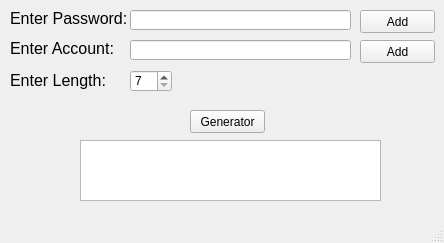
<?xml version="1.0" encoding="UTF-8"?>
<ui version="4.0">
 <class>PasswordGenerator</class>
 <widget class="QMainWindow" name="PasswordGenerator">
  <property name="geometry">
   <rect>
    <x>0</x>
    <y>0</y>
    <width>444</width>
    <height>243</height>
   </rect>
  </property>
  <property name="windowTitle">
   <string>Password Generator</string>
  </property>
  <widget class="QWidget" name="centralwidget">
   <widget class="QLabel" name="Pass_label">
    <property name="geometry">
     <rect>
      <x>10</x>
      <y>10</y>
      <width>151</width>
      <height>16</height>
     </rect>
    </property>
    <property name="font">
     <font>
      <pointsize>12</pointsize>
     </font>
    </property>
    <property name="text">
     <string>Enter Password:</string>
    </property>
   </widget>
   <widget class="QPushButton" name="AddButton_1">
    <property name="geometry">
     <rect>
      <x>360</x>
      <y>10</y>
      <width>75</width>
      <height>23</height>
     </rect>
    </property>
    <property name="text">
     <string>Add</string>
    </property>
   </widget>
   <widget class="QLabel" name="Account_label">
    <property name="geometry">
     <rect>
      <x>10</x>
      <y>40</y>
      <width>151</width>
      <height>16</height>
     </rect>
    </property>
    <property name="font">
     <font>
      <pointsize>12</pointsize>
     </font>
    </property>
    <property name="text">
     <string>Enter Account:</string>
    </property>
   </widget>
   <widget class="QPushButton" name="AddButton_2">
    <property name="geometry">
     <rect>
      <x>360</x>
      <y>40</y>
      <width>75</width>
      <height>23</height>
     </rect>
    </property>
    <property name="text">
     <string>Add</string>
    </property>
   </widget>
   <widget class="QTextEdit" name="Output_textEdit">
    <property name="geometry">
     <rect>
      <x>80</x>
      <y>140</y>
      <width>301</width>
      <height>61</height>
     </rect>
    </property>
   </widget>
   <widget class="QLabel" name="Length_label">
    <property name="geometry">
     <rect>
      <x>10</x>
      <y>70</y>
      <width>151</width>
      <height>21</height>
     </rect>
    </property>
    <property name="font">
     <font>
      <pointsize>12</pointsize>
     </font>
    </property>
    <property name="text">
     <string>Enter Length:</string>
    </property>
   </widget>
   <widget class="QSpinBox" name="spinBox">
    <property name="geometry">
     <rect>
      <x>130</x>
      <y>70</y>
      <width>42</width>
      <height>22</height>
     </rect>
    </property>
    <property name="minimum">
     <number>7</number>
    </property>
    <property name="maximum">
     <number>15</number>
    </property>
   </widget>
   <widget class="QPushButton" name="GenButton">
    <property name="geometry">
     <rect>
      <x>190</x>
      <y>110</y>
      <width>75</width>
      <height>23</height>
     </rect>
    </property>
    <property name="text">
     <string>Generator</string>
    </property>
   </widget>
   <widget class="QLineEdit" name="Passw_lineEdit">
    <property name="geometry">
     <rect>
      <x>130</x>
      <y>10</y>
      <width>221</width>
      <height>20</height>
     </rect>
    </property>
   </widget>
   <widget class="QLineEdit" name="Account_lineEdit">
    <property name="geometry">
     <rect>
      <x>130</x>
      <y>40</y>
      <width>221</width>
      <height>20</height>
     </rect>
    </property>
   </widget>
  </widget>
  <widget class="QMenuBar" name="menubar">
   <property name="geometry">
    <rect>
     <x>0</x>
     <y>0</y>
     <width>444</width>
     <height>21</height>
    </rect>
   </property>
  </widget>
  <widget class="QStatusBar" name="statusbar"/>
 </widget>
 <resources/>
 <connections/>
</ui>
